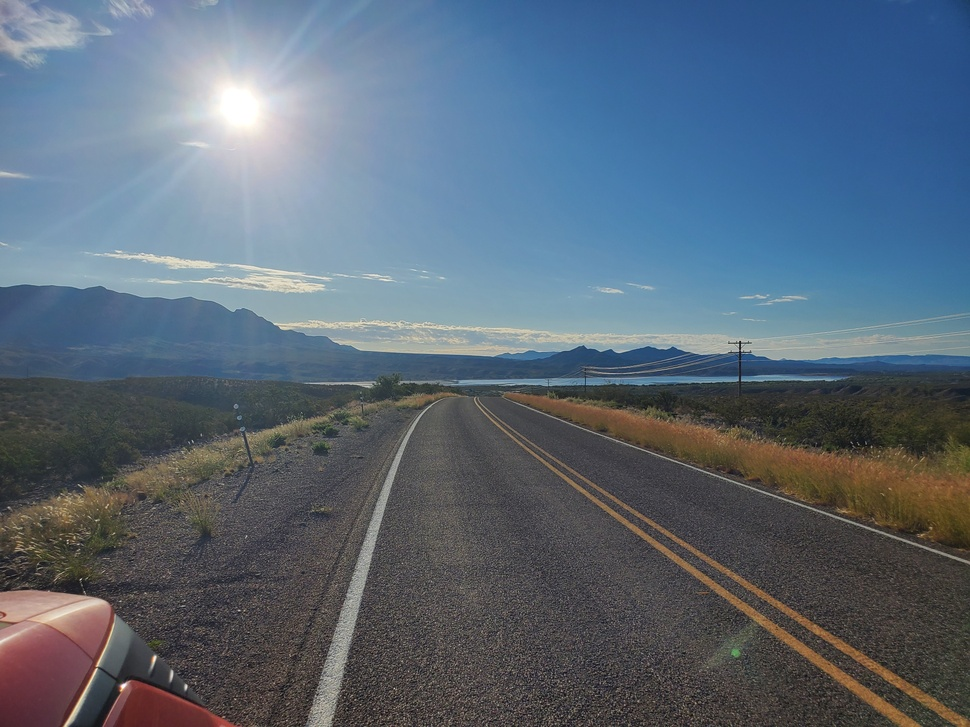
#> input picture data/images/20231024_085412.jpg, 970 x 727 px, shrunk from 4032 x 3024 before the run
$ python visualize_manual_ridge.py
#> lines starting #> are read from the running program, lines starting #| are printed output that depends on the picture; after the words box and inside, x2 and y2 are one past the last pixel; in counts of white or black regions, pixels touching at a corner belong together
import cv2
import numpy as np
import os

def load_ridge_points(points_file):
    """Load ridge points from file."""
    points = []
    with open(points_file, 'r') as f:
        for line in f:
            if line.strip():
                x, y = map(int, line.strip().split(','))
                points.append((x, y))
    return points

def visualize_manual_ridge(image_path, points_file, output_path):
    """Visualize the manually selected ridge line on the original image."""
#> called with image_path = 'data/images/20231024_085412.jpg', points_file = 'selected_ridge_points.txt'
    # Load image
    image = cv2.imread(image_path)
#> image is the input picture: shape (727, 970, 3); mean B, G, R 119.1, 104.5, 90.5
    if image is None:
        raise ValueError(f"Failed to load image: {image_path}")

    # Load points
    points = load_ridge_points(points_file)
#> (reads photo_verification/selected_ridge_points.txt from the repository)
    if not points:
        raise ValueError("No points found in file")

    # Sort points by x-coordinate to ensure proper line connection
    points = sorted(points, key=lambda p: p[0])

    # Draw points as circles
    for point in points:
        cv2.circle(image, point, 5, (0, 0, 255), -1)  # Red circles

    # Draw connecting lines
    for i in range(len(points) - 1):
        cv2.line(image, points[i], points[i + 1], (0, 255, 0), 3)  # Green line

    # Add text overlay
    cv2.putText(image, f"Manual Ridge Selection ({len(points)} points)",
                (10, 30), cv2.FONT_HERSHEY_SIMPLEX, 1, (255, 255, 255), 2)
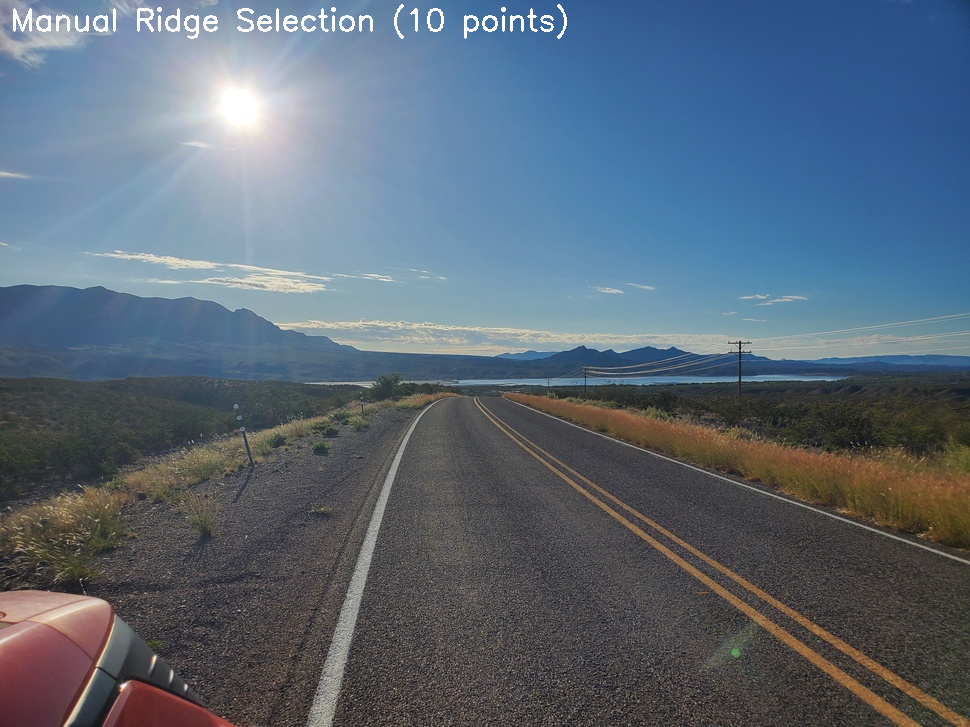
#> image: shape (727, 970, 3); 0.54% of pixels changed, all inside (x1, y1, x2, y2) = (13, 4, 567, 39)

    # Save result
    cv2.imwrite(output_path, image)
    print(f"Manual ridge visualization saved to: {output_path}")

    return image, points

def main():
    # Get workspace root directory
    workspace_root = os.path.abspath(os.path.join(os.path.dirname(__file__), "../.."))

    # Paths
    image_path = os.path.join(workspace_root, "data/images/20231024_085412.jpg")
    points_file = "selected_ridge_points.txt"
    output_path = os.path.join(workspace_root, "data/images/manual_ridge_visualization.jpg")

    # Create visualization
    try:
        image, points = visualize_manual_ridge(image_path, points_file, output_path)
#> points = [(120, 1186), (412, 1190), (782, 1236), (1016, 1292), (1205, 1379), (1273, 1398), (1357, 1402), (1413, 1432), (1443, 1432), (1489, 1462)]

        print(f"\nLoaded {len(points)} ridge points:")
#| Loaded 10 ridge points:
        for i, (x, y) in enumerate(points, 1):
            print(f"  Point {i}: ({x}, {y})")
#> this loop made 10 passes
#|   Point 1: (120, 1186)
#|   Point 2: (412, 1190)
#|   Point 3: (782, 1236)
#|   Point 4: (1016, 1292)
#|   Point 5: (1205, 1379)
#|   Point 6: (1273, 1398)
#|   Point 7: (1357, 1402)
#|   Point 8: (1413, 1432)
#> (further printed lines are left out)

        print(f"\nVisualization created with:")
        print(f"  - Red circles marking your selected points")
        print(f"  - Green line connecting the points")
        print(f"  - Saved to: {output_path}")

    except Exception as e:
        print(f"Error: {e}")

if __name__ == "__main__":
    main()
